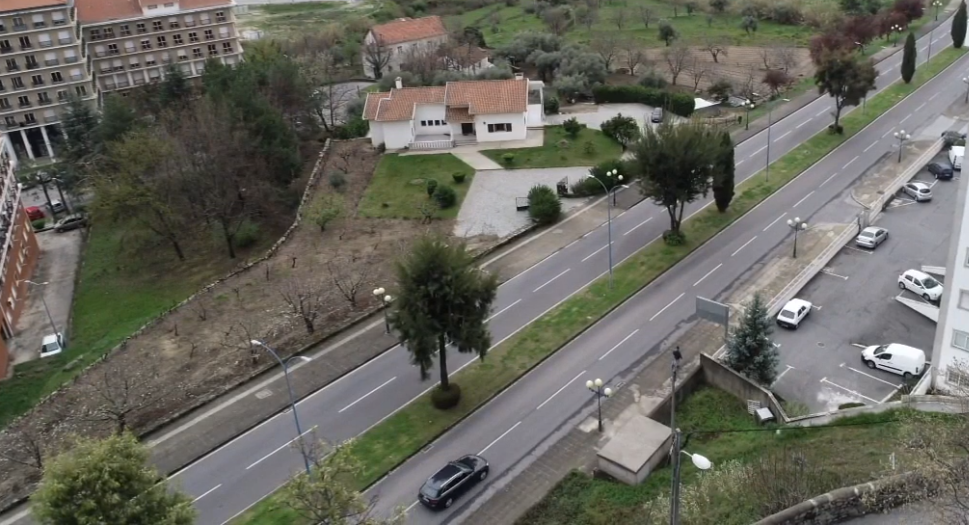
#> input picture yolov5/image_registration/drone.png, 969 x 525 px
$ python matcher.py
#> lines starting #> are read from the running program, lines starting #| are printed output that depends on the picture
import numpy as np
import cv2
from matplotlib import pyplot as plt

# open the image files
img1 = cv2.imread('drone.png', 0)
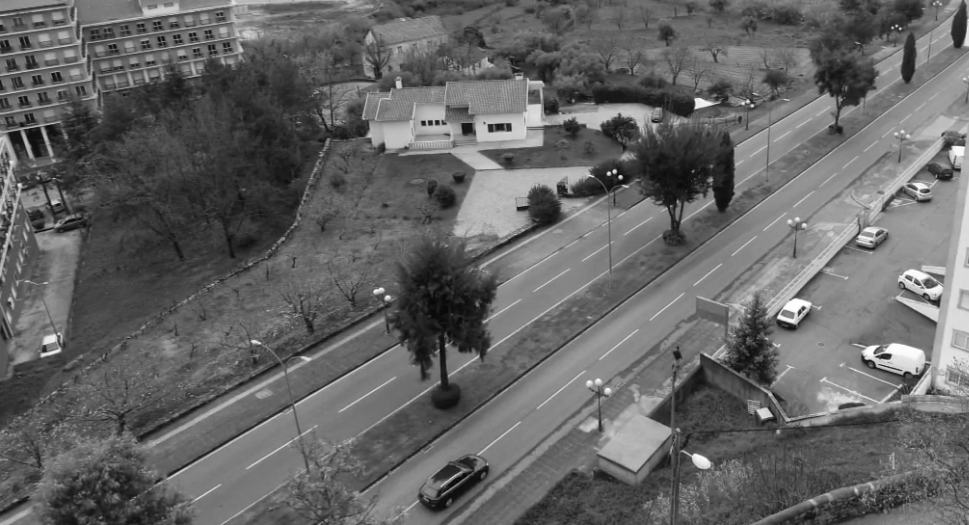
#> img1: shape (525, 969); min 2, max 255, mean 101
img2 = cv2.imread('rua.png', 0)
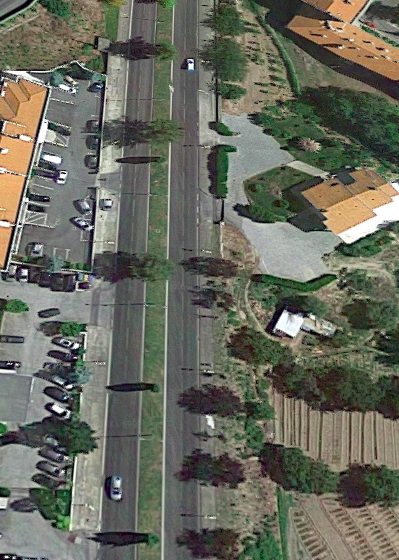
#> input picture yolov5/image_registration/rua.png, 399 x 560 px
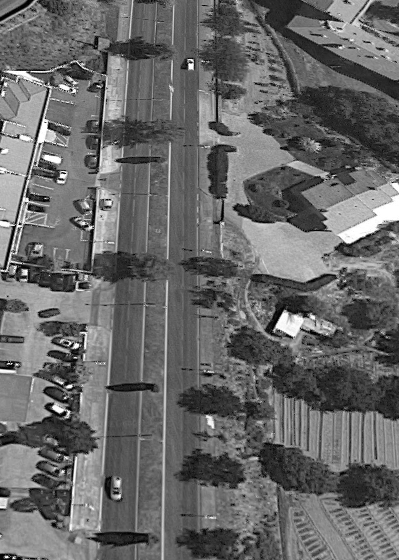
#> img2: shape (560, 399); min 0, max 255, mean 104.1

# Initiate SIFT detector
orb = cv2.ORB_create()

# find the keypoints and descriptors with SIFT
kp1, des1 = orb.detectAndCompute(img1,None)
#> kp1 = 500 keypoints; strongest (x, y, size): (620, 176, 31), (614, 170, 31), (608, 173, 31), (778, 317, 31)
kp2, des2 = orb.detectAndCompute(img2,None)
#> kp2 = 500 keypoints; strongest (x, y, size): (190, 62, 31), (70, 342, 31), (60, 176, 31), (91, 227, 31)

# create BFMatcher object
bf = cv2.BFMatcher(cv2.NORM_HAMMING)

# Match descriptors.
matches = bf.knnMatch(des1,des2,k=2)
#> matches = 500 matches

# Apply ratio test
good = []
for m,n in matches:
  if m.distance < 0.75*n.distance:
    good.append([m])
#> after the loop, good = 3 matches

# Sort them in the order of their distance.
#matches = sorted(matches, key = lambda x:x.distance)

img3 = cv2.drawMatchesKnn(img1,kp1,img2,kp2,good,None,flags=cv2.DrawMatchesFlags_NOT_DRAW_SINGLE_POINTS)
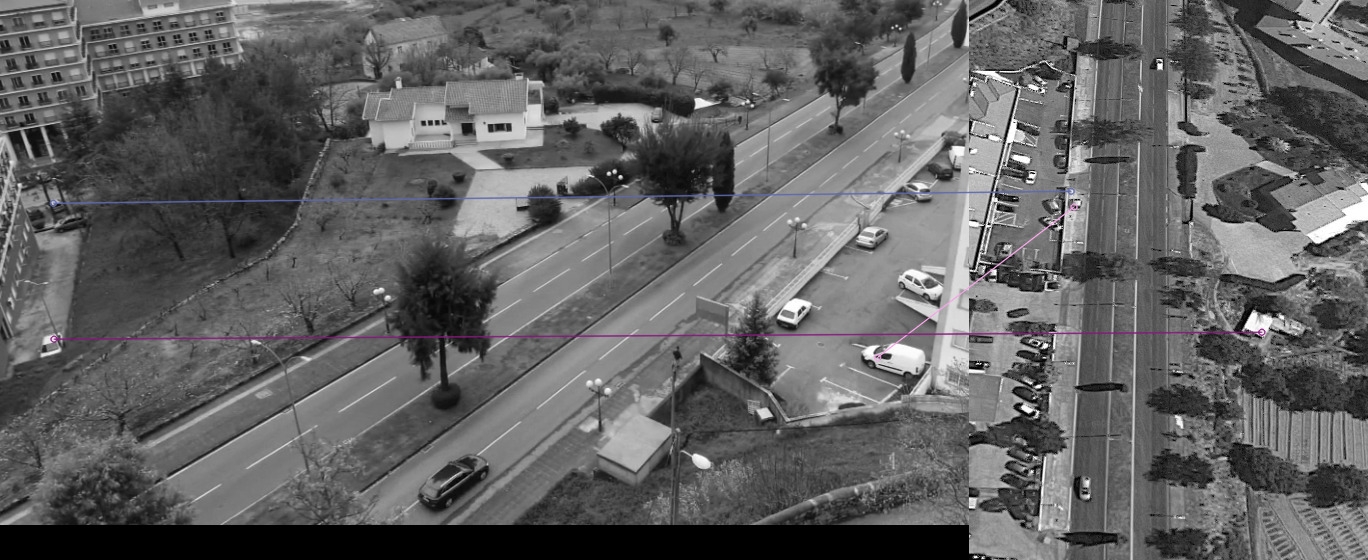
#> img3: shape (560, 1368, 3); mean of channels 0, 1, 2 97.7, 97.3, 97.5; drawn as B, G, R

plt.imshow(img3)
plt.show()
